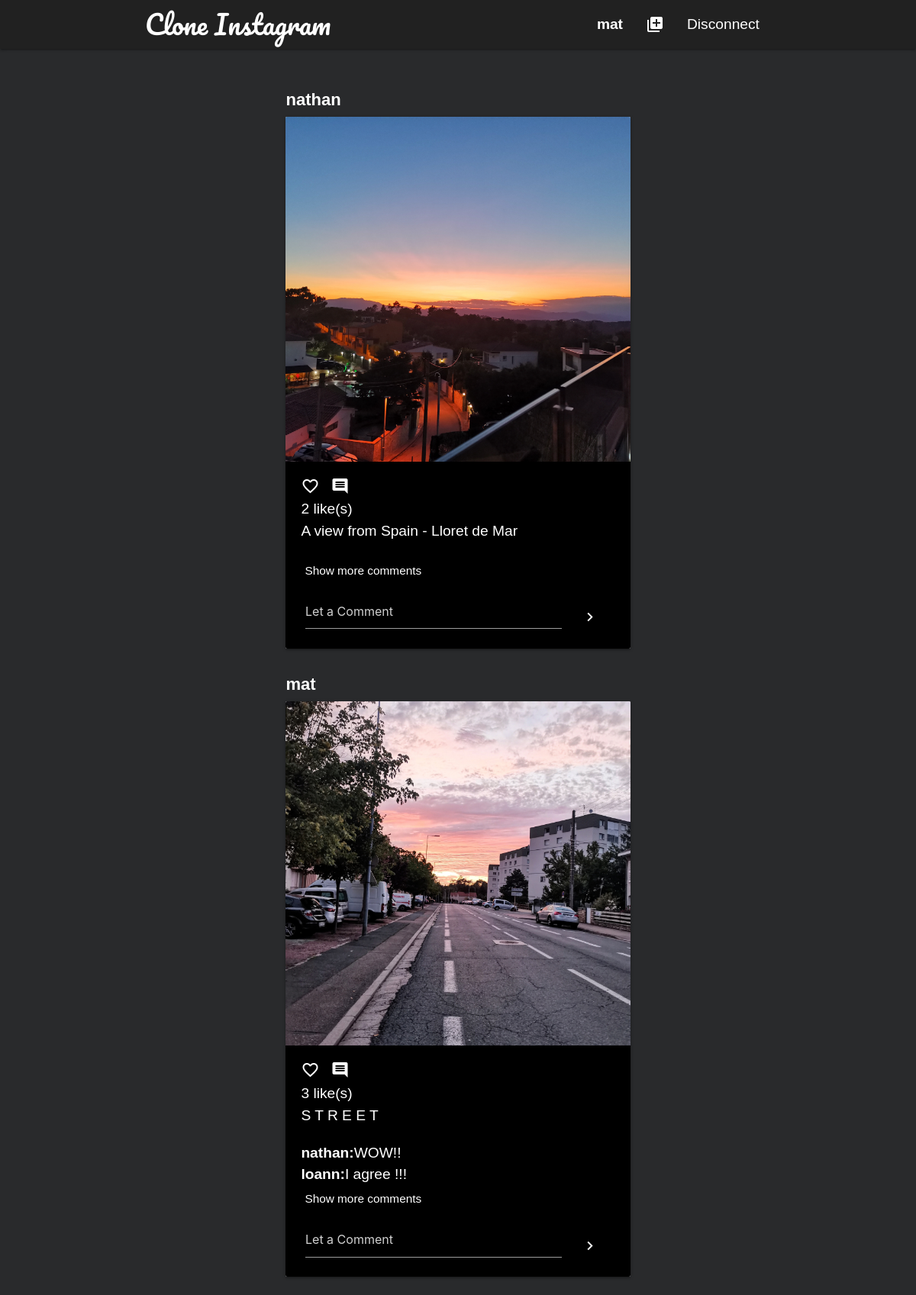
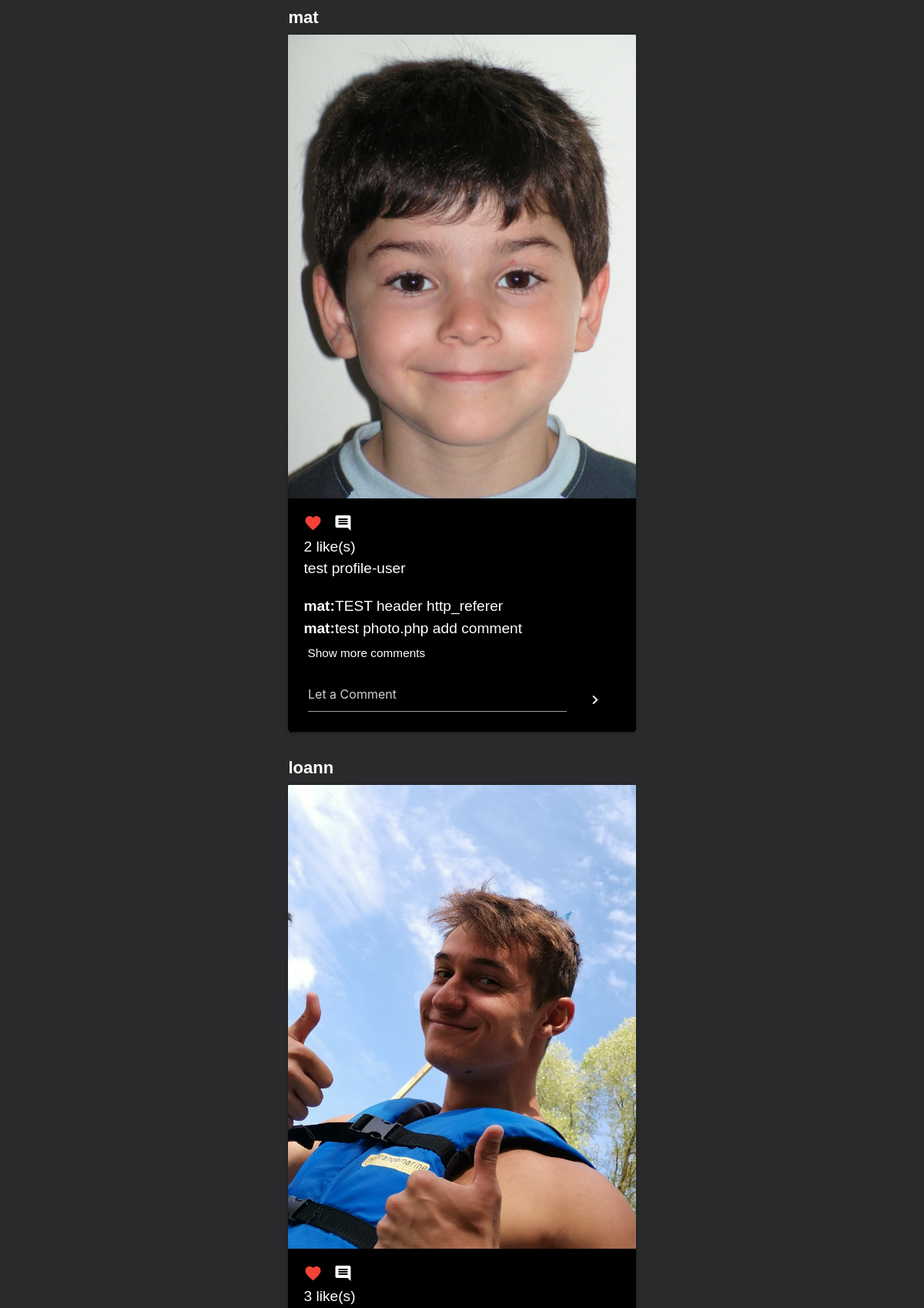
Page /index.php (signed in, upper part) on the committed database (2 pictures, top to bottom).
### tables this page shows
CREATE TABLE `photos` (
  `id` int(11) NOT NULL,
  `user_id` int(11) NOT NULL,
  `urlphoto` varchar(255) DEFAULT NULL,
  `created_at` datetime NOT NULL,
  `caption` text NOT NULL,
  `ip_address` varchar(39) NOT NULL
);

CREATE TABLE `users` (
  `id` int(11) NOT NULL,
  `nickname` varchar(255) NOT NULL,
  `password` varchar(255) NOT NULL,
  `mail` varchar(255) NOT NULL,
  `created_at` datetime NOT NULL,
  `ip_address` varchar(39) NOT NULL,
  `profile_photo` varchar(255) DEFAULT '0'
);

CREATE TABLE `comments` (
  `id` int(11) NOT NULL,
  `photos_id` int(11) NOT NULL,
  `users_id` int(11) NOT NULL,
  `comment` text NOT NULL,
  `created_at` datetime NOT NULL,
  `ip_address` varchar(39) NOT NULL
);

### index.php (the view, shortened to what this page needs)
<?php
require './connection.php';
if ($_SESSION['nickname'] == TRUE) {
    $username = '<li><a href="/profile/profile-user.php?userid='.$_SESSION['id'].'&nickname='.$_SESSION['nickname'].'" class="linkprofile">' . $_SESSION['nickname'] . '</a></li>';
} else {
    header('Location: ./login.php');
}
$reqPhotos = $bdd->query('SELECT photos.*, users.nickname FROM photos INNER JOIN users ON photos.user_id = users.id WHERE photos.user_id = users.id ORDER BY photos.created_at DESC');
$photos = $reqPhotos->fetchAll(PDO::FETCH_ASSOC);
?>
<!DOCTYPE html>
<html lang="en">
<head>
    <link rel="stylesheet" href="./css/materialize.min.css">
    <link rel="stylesheet" href="./css/style.css">
</head>
<body>
    <header>
        <div class="container-fluid">
            <nav class="row">
                <div id="navbar" class="nav-wrapper grey darken-4 col s12 col m7 l4">
                    <div class="container">
                        <span class="appname white-text text-darken-2 ">Clone Instagram</span>
                        <ul class="right hide-on-med-and-down">
                            <?php echo $username ?>
                            <li><a href="../profile/add-photos.php" id="btnaddphoto"><i class="medium material-icons white-text center-align">add_to_photos</i></a></li>
                            <li><a href="/logout.php">Disconnect</a></li>
                        </ul>
                    </div>
                </div>
            </nav>
        </div>
    </header>
    <section>
        <div class="container-fluid">
            <div class="row">
                <div id="main" class="col s12 offset-s1 m6 l4">
                    <?php foreach ($photos as $photo) : ?>
                        <a href="./profile/profile-user.php?userid=<?= $photo['user_id'] ?>&nickname=<?=$photo['nickname']?>">
                            <h6 class="card-title white-text" id="nickname"><?= $photo['nickname'] ?></h6>
                        </a>
                        <div class="card">
                            <div class="card-image">
                                <a href="./photos/photo.php?id=<?= $photo['id'] ?>">
                                    <img id="postimg" src="./pictures/<?php echo $photo['urlphoto'] ?>">
                                </a>
                            </div>
                            <div class="card-content black">
                                <div class="fav">
                                    <?php
                                    if (isset($_SESSION['id'])) {
                                        $currentUserHasLikedStatement = $bdd->prepare('SELECT id FROM likes WHERE photos_id = ? AND users_id = ?');
                                        $currentUserHasLikedStatement->execute(array($photo['id'], $_SESSION['id']));
                                        $currentUserHasLiked = (bool) $currentUserHasLikedStatement->rowCount();
                                        if ($currentUserHasLiked == TRUE) {
                                            echo '<a href="./photos/add-like.php?t=1&id=' . $photo['id'] . '"><i class="material-icons red-text left">favorite</i></a>';
                                        } else {
                                            echo '<a href="./photos/add-like.php?t=1&id=' . $photo['id'] . '"><i class="material-icons white-text left">favorite_border</i></a>';
                                        }
                                    }
                                    ?>
                                    <i class="material-icons left"><a href="./photos/add-commentary.php?id=<?= $photo['id'] ?>" class="material-icons white-text left">insert_comment</a></i><br>
                                    <?php $likes = $bdd->prepare('SELECT id FROM likes WHERE photos_id = ?');
                                    $likes->execute(array($photo['id']));
                                    $likes = $likes->rowCount();
                                    ?>
                                    <span class="white-text left"><?= $likes ?> like(s)</span><br>
                                </div>
                                <div class="caption-content">
                                    <span class="caption card-caption white-text left"><?= $photo['caption'] ?></span><br>
                                </div>
                                <div class="comment">
                                    <?php
                                    $reqComments = $bdd->query('SELECT comments.*, users.nickname FROM comments INNER JOIN photos ON photos.id = comments.photos_id INNER JOIN users ON users.id = comments.users_id ORDER BY comments.created_at DESC');
                                    $comments = $reqComments->fetchAll(PDO::FETCH_ASSOC);
                                    $i = 0;
                                    foreach ($comments as $comment) {
                                        if ($photo['id'] == $comment['photos_id']) {
                                            $reqCommentsByPhoto = $bdd->query('SELECT * FROM comments WHERE photos_id = ' . $photo['id'] . '') ?>
                                            <span class="nickname card-caption white-text left"><?= $comment['nickname'] ?>: </span>
                                            <span class="lastcomment card-caption white-text left"><?= $comment['comment'] ?></span><br>
                                    <?php if (++$i == 2) break;
                                        }
                                    }; ?>
                                </div>
                                <a href="./photos/photo.php?id=<?= $photo['id'] ?>" class="black white-text left show-more">Show more comments</a><br>
                                <div class="row row-comment">
                                    <form action="/photos/add-commentary.php" method="POST">
                                        <div class="input-field">
                                            <input type="text" name="comment" class="materialize input-red white-text input-comment" placeholder="Let a Comment">
                                            <button class="btn-floating btn-small black waves-light  right btnsubmit" type="submit" name="submit"><i class="material-icons small right">chevron_right</i></button>
                                        </div>
                                    </form>
                                </div>
                            </div>
                        </div>
                    <?php endforeach; ?>
                </div>
            </div>
        </div>
    </section>
</body>
</html>

### css/style.css (style rules this page uses)
@media only screen and (min-width: 993px) and (max-width: 1200px) { #main { width: 40%!important; margin-left: 30%!important; transition: all ease-in-out 0.7s; } }
html { font-family: Arial, Helvetica, sans-serif; font-size: 1.2em; }
body { display: flex; min-height: 100vh; flex-direction: column; background-color: rgb(41, 42, 44); color: #ffffff; }
nav.row { background-color: #212121; }
#navbar { transition: all ease-in-out 0.3s; width: 100%; }
#main { margin-left: 36%; width: 30%; transition: all ease-in-out 0.7s; }
section { flex: 1 0 auto; }
.input-yellow, .input-pink, .input-red { height: 45px!important; margin-bottom: 20px!important; color: #ffffff; }
.appname { font-size: 1.8em; text-align: center; font-family: 'Pacifico', cursive; }
.linkprofile { font-weight: bold; }
#nickname { font-weight: bold; text-align: left; margin-top: 35px; margin-bottom: 10px; }
div.card-content.black { padding: 20px; height: auto; }
ul li a { height: 64px; }
.nickname { display: inline-block; }
.comment span.nickname { font-weight: bold!important; }
.show-more { padding-top: 5px; padding-left: 5px; font-size: 0.8em; }
.btnsubmit { top: 15px; }
div.card-image { display: flex; justify-content: center; margin-top: 10px; }
form { height: auto; }
div.input-field { margin: 0px; bottom: 10px; padding-left: 20px; }
.row-comment { height: 50px; }
div.input-field input.input-comment { width: 80%; }
.caption-content { margin-bottom: 20px; }
.btn-floating.btn-small { margin-right: 32px; }
.btn-floating.btn-small i { margin-right: -1px; }

### rows in the picture
photos: user.nickname "nathan", urlphoto (picture), likes "2", caption "A view from Spain - Lloret de Mar"
photos: user.nickname "mat", urlphoto (picture), likes "3", caption "S T R E E T"
comments: users.nickname "nathan", comment "WOW!!"
comments: users.nickname "loann", comment "I agree !!!"
photos: user.nickname "mat", urlphoto (picture), likes "2", caption "test profile-user"
comments: users.nickname "mat", comment "TEST header http_referer"
comments: users.nickname "mat", comment "test photo.php add comment"
photos: user.nickname "loann", urlphoto (picture), likes "3"

### other values in the picture
$_SESSION['nickname'] "mat"
